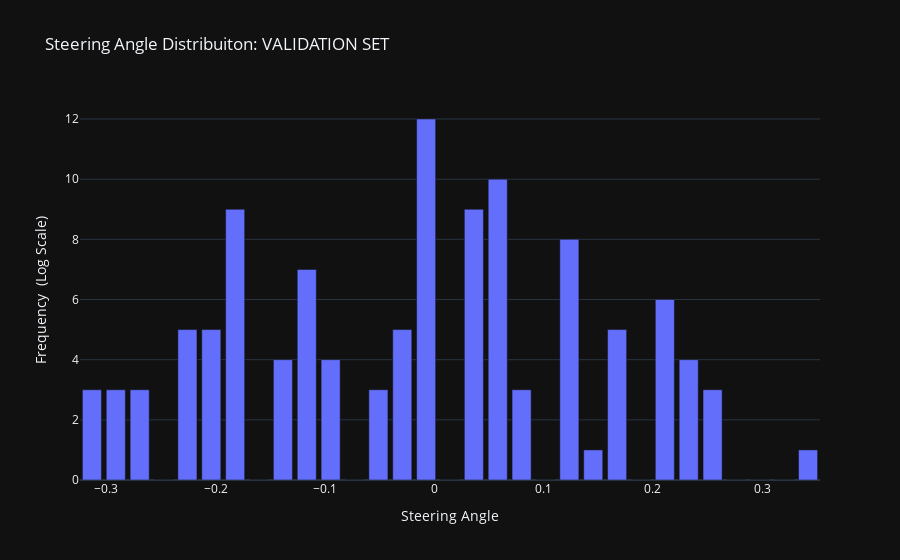

Here is the notebook cell this chart was saved with:
### Markdown cell above
### Histogram of the Validation Set

### Code cell
nbins_val              = 31        # Has to be an odd number so we have zero at the center
freq_val, bins_val    = np.histogram(y_val, bins=nbins_val)

"""
Centered bins: 
    This creates a Bin with zero value for the center 
    (wich is what we expect from most of the driving input)
"""
cbins_val = (bins_val[:-1] + bins_val[1:])*0.5     

fig = px.bar(x        = cbins_val, 
             y        = freq_val, 
             labels   = {'x' : 'Steering Angle', 'y' : 'Frequency  (Log Scale)'}, 
             title    = "Steering Angle Distribuiton: VALIDATION SET",
             template ="plotly_dark",
             log_y    = False) #True

fig.show()

### Figure 1 — Plotly figure (JSON) as saved in the notebook; plotly's stock layout.template omitted (floating-point values rounded to 4 significant figures)
{"data": [{"alignmentgroup": "True", "hovertemplate": "Steering Angle=%{x}<br>Frequency  (Log Scale)=%{y}<extra></extra>", "legendgroup": "", "marker": {"color": "#636efa", "pattern": {"shape": ""}}, "name": "", "offsetgroup": "", "orientation": "v", "showlegend": false, "textposition": "auto", "type": "bar", "x": [-0.3131, -0.2912, -0.2694, -0.2476, -0.2257, -0.2039, -0.182, -0.1602, -0.1384, -0.1165, -0.09469, -0.07285, -0.05102, -0.02918, -0.007339, 0.0145, 0.03634, 0.05818, 0.08002, 0.1019, 0.1237, 0.1455, 0.1674, 0.1892, 0.211, 0.2329, 0.2547, 0.2766, 0.2984, 0.3202, 0.3421], "xaxis": "x", "y": [3, 3, 3, 0, 5, 5, 9, 0, 4, 7, 4, 0, 3, 5, 12, 0, 9, 10, 3, 0, 8, 1, 5, 0, 6, 4, 3, 0, 0, 0, 1], "yaxis": "y"}], "layout": {"barmode": "relative", "legend": {"tracegroupgap": 0}, "title": {"text": "Steering Angle Distribuiton: VALIDATION SET"}, "xaxis": {"anchor": "y", "domain": [0, 1], "title": {"text": "Steering Angle"}}, "yaxis": {"anchor": "x", "domain": [0, 1], "title": {"text": "Frequency  (Log Scale)"}}}}
